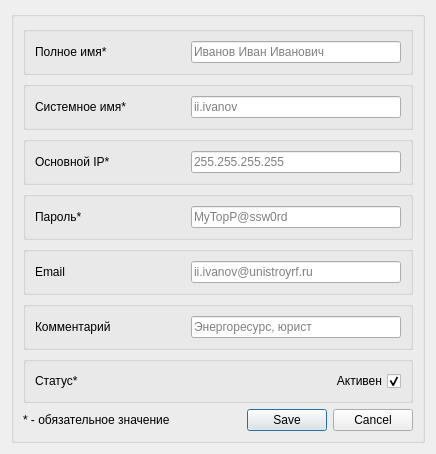
<?xml version="1.0" encoding="UTF-8"?>
<ui version="4.0">
    <class>win_new_user</class>
    <widget class="QDialog" name="win_new_user">
        <property name="geometry">
            <rect>
                <x>0</x>
                <y>0</y>
                <width>436</width>
                <height>430</height>
            </rect>
        </property>
        <property name="windowTitle">
            <string>Новый пользователь</string>
        </property>
        <layout class="QGridLayout" name="gridLayout">
            <item row="0" column="0">
                <widget class="QGroupBox" name="groupBox_6">
                    <property name="title">
                        <string/>
                    </property>
                    <layout class="QGridLayout" name="gridLayout_2">
                        <item row="1" column="0">
                            <widget class="QLabel" name="label">
                                <property name="text">
                                    <string>* - обязательное значение</string>
                                </property>
                            </widget>
                        </item>
                        <item row="0" column="0" colspan="2">
                            <layout class="QVBoxLayout" name="verticalLayout" stretch="0,0,0,0,0,0,0">
                                <item>
                                    <widget class="QGroupBox" name="groupBox_42">
                                        <layout class="QHBoxLayout" name="horizontalLayout_55">
                                            <item>
                                                <widget class="QLabel" name="label_55">
                                                    <property name="minimumSize">
                                                        <size>
                                                            <width>150</width>
                                                            <height>0</height>
                                                        </size>
                                                    </property>
                                                    <property name="text">
                                                        <string>Полное имя*</string>
                                                    </property>
                                                </widget>
                                            </item>
                                            <item>
                                                <widget class="QLineEdit" name="le_fullname">
                                                    <property name="toolTip">
                                                        <string/>
                                                    </property>
                                                    <property name="text">
                                                        <string/>
                                                    </property>
                                                    <property name="placeholderText">
                                                        <string>Иванов Иван Иванович</string>
                                                    </property>
                                                </widget>
                                            </item>
                                        </layout>
                                    </widget>
                                </item>
                                <item>
                                    <widget class="QGroupBox" name="groupBox_44">
                                        <layout class="QHBoxLayout" name="horizontalLayout_57">
                                            <item>
                                                <widget class="QLabel" name="label_57">
                                                    <property name="minimumSize">
                                                        <size>
                                                            <width>150</width>
                                                            <height>0</height>
                                                        </size>
                                                    </property>
                                                    <property name="text">
                                                        <string>Системное имя*</string>
                                                    </property>
                                                </widget>
                                            </item>
                                            <item>
                                                <widget class="QLineEdit" name="le_name">
                                                    <property name="toolTip">
                                                        <string/>
                                                    </property>
                                                    <property name="text">
                                                        <string/>
                                                    </property>
                                                    <property name="placeholderText">
                                                        <string>ii.ivanov</string>
                                                    </property>
                                                </widget>
                                            </item>
                                        </layout>
                                    </widget>
                                </item>
                                <item>
                                    <widget class="QGroupBox" name="groupBox_2">
                                        <property name="flat">
                                            <bool>false</bool>
                                        </property>
                                        <layout class="QHBoxLayout" name="horizontalLayout_2">
                                            <item>
                                                <widget class="QLabel" name="label_2">
                                                    <property name="sizePolicy">
                                                        <sizepolicy hsizetype="Preferred" vsizetype="Preferred">
                                                            <horstretch>0</horstretch>
                                                            <verstretch>0</verstretch>
                                                        </sizepolicy>
                                                    </property>
                                                    <property name="minimumSize">
                                                        <size>
                                                            <width>150</width>
                                                            <height>0</height>
                                                        </size>
                                                    </property>
                                                    <property name="text">
                                                        <string>Основной IP*</string>
                                                    </property>
                                                </widget>
                                            </item>
                                            <item>
                                                <widget class="QLineEdit" name="le_ip">
                                                    <property name="layoutDirection">
                                                        <enum>Qt::LeftToRight</enum>
                                                    </property>
                                                    <property name="text">
                                                        <string/>
                                                    </property>
                                                    <property name="dragEnabled">
                                                        <bool>false</bool>
                                                    </property>
                                                    <property name="readOnly">
                                                        <bool>false</bool>
                                                    </property>
                                                    <property name="placeholderText">
                                                        <string>255.255.255.255</string>
                                                    </property>
                                                </widget>
                                            </item>
                                        </layout>
                                    </widget>
                                </item>
                                <item>
                                    <widget class="QGroupBox" name="groupBox_43">
                                        <layout class="QHBoxLayout" name="horizontalLayout_56">
                                            <item>
                                                <widget class="QLabel" name="label_56">
                                                    <property name="sizePolicy">
                                                        <sizepolicy hsizetype="Preferred" vsizetype="Preferred">
                                                            <horstretch>0</horstretch>
                                                            <verstretch>0</verstretch>
                                                        </sizepolicy>
                                                    </property>
                                                    <property name="minimumSize">
                                                        <size>
                                                            <width>150</width>
                                                            <height>0</height>
                                                        </size>
                                                    </property>
                                                    <property name="text">
                                                        <string>Пароль*</string>
                                                    </property>
                                                </widget>
                                            </item>
                                            <item>
                                                <widget class="QLineEdit" name="le_pass">
                                                    <property name="text">
                                                        <string/>
                                                    </property>
                                                    <property name="echoMode">
                                                        <enum>QLineEdit::PasswordEchoOnEdit</enum>
                                                    </property>
                                                    <property name="placeholderText">
                                                        <string>MyTopP@ssw0rd</string>
                                                    </property>
                                                </widget>
                                            </item>
                                        </layout>
                                    </widget>
                                </item>
                                <item>
                                    <widget class="QGroupBox" name="groupBox_45">
                                        <layout class="QHBoxLayout" name="horizontalLayout_59">
                                            <item>
                                                <widget class="QLabel" name="label_59">
                                                    <property name="minimumSize">
                                                        <size>
                                                            <width>150</width>
                                                            <height>0</height>
                                                        </size>
                                                    </property>
                                                    <property name="text">
                                                        <string>Email</string>
                                                    </property>
                                                </widget>
                                            </item>
                                            <item>
                                                <widget class="QLineEdit" name="le_email">
                                                    <property name="toolTip">
                                                        <string/>
                                                    </property>
                                                    <property name="text">
                                                        <string/>
                                                    </property>
                                                    <property name="placeholderText">
                                                        <string>ii.ivanov@unistroyrf.ru</string>
                                                    </property>
                                                </widget>
                                            </item>
                                        </layout>
                                    </widget>
                                </item>
                                <item>
                                    <widget class="QGroupBox" name="groupBox_46">
                                        <layout class="QHBoxLayout" name="horizontalLayout_60">
                                            <item>
                                                <widget class="QLabel" name="label_60">
                                                    <property name="minimumSize">
                                                        <size>
                                                            <width>150</width>
                                                            <height>0</height>
                                                        </size>
                                                    </property>
                                                    <property name="text">
                                                        <string>Комментарий</string>
                                                    </property>
                                                </widget>
                                            </item>
                                            <item>
                                                <widget class="QLineEdit" name="le_comment">
                                                    <property name="toolTip">
                                                        <string/>
                                                    </property>
                                                    <property name="text">
                                                        <string/>
                                                    </property>
                                                    <property name="placeholderText">
                                                        <string>Энергоресурс, юрист</string>
                                                    </property>
                                                </widget>
                                            </item>
                                        </layout>
                                    </widget>
                                </item>
                                <item>
                                    <widget class="QGroupBox" name="groupBox_47">
                                        <layout class="QHBoxLayout" name="horizontalLayout_61">
                                            <item>
                                                <widget class="QLabel" name="label_61">
                                                    <property name="minimumSize">
                                                        <size>
                                                            <width>150</width>
                                                            <height>0</height>
                                                        </size>
                                                    </property>
                                                    <property name="text">
                                                        <string>Статус*</string>
                                                    </property>
                                                </widget>
                                            </item>
                                            <item>
                                                <widget class="QCheckBox" name="cb_active">
                                                    <property name="layoutDirection">
                                                        <enum>Qt::RightToLeft</enum>
                                                    </property>
                                                    <property name="text">
                                                        <string>Активен</string>
                                                    </property>
                                                    <property name="checked">
                                                        <bool>true</bool>
                                                    </property>
                                                </widget>
                                            </item>
                                        </layout>
                                    </widget>
                                </item>
                            </layout>
                        </item>
                        <item row="1" column="1">
                            <widget class="QDialogButtonBox" name="btns">
                                <property name="orientation">
                                    <enum>Qt::Horizontal</enum>
                                </property>
                                <property name="standardButtons">
                                    <set>QDialogButtonBox::Cancel|QDialogButtonBox::Save</set>
                                </property>
                            </widget>
                        </item>
                    </layout>
                </widget>
            </item>
        </layout>
    </widget>
    <resources/>
    <connections>
        <connection>
            <sender>btns</sender>
            <signal>accepted()</signal>
            <receiver>win_new_user</receiver>
            <slot>accept()</slot>
            <hints>
                <hint type="sourcelabel">
                    <x>380</x>
                    <y>452</y>
                </hint>
                <hint type="destinationlabel">
                    <x>157</x>
                    <y>274</y>
                </hint>
            </hints>
        </connection>
        <connection>
            <sender>btns</sender>
            <signal>rejected()</signal>
            <receiver>win_new_user</receiver>
            <slot>reject()</slot>
            <hints>
                <hint type="sourcelabel">
                    <x>380</x>
                    <y>452</y>
                </hint>
                <hint type="destinationlabel">
                    <x>286</x>
                    <y>274</y>
                </hint>
            </hints>
        </connection>
    </connections>
</ui>
